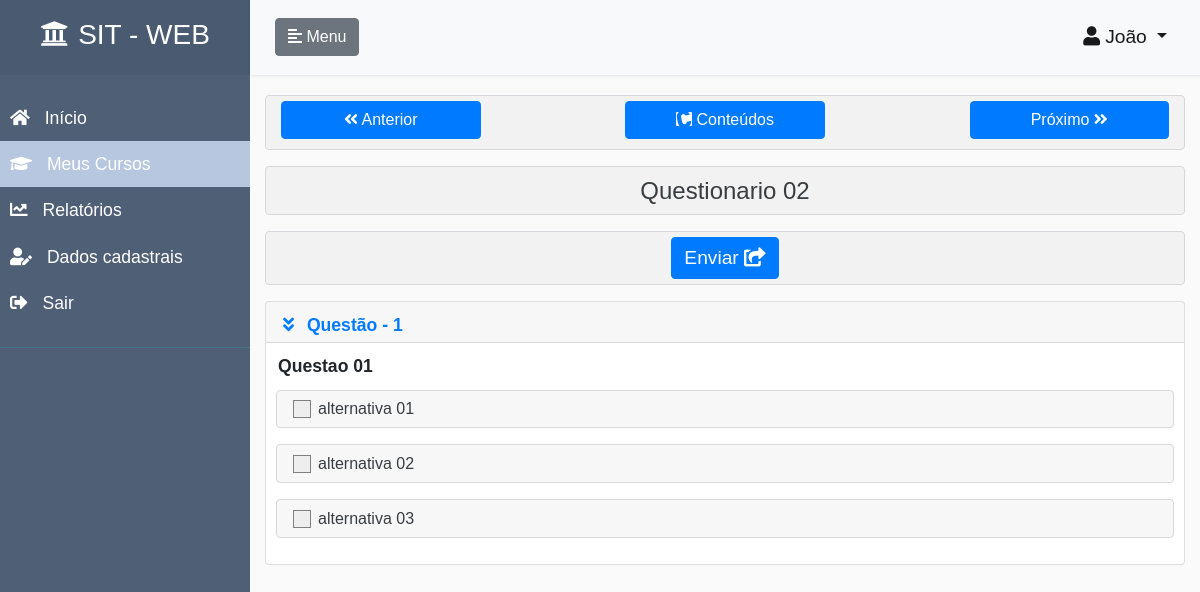
Page /visualizacao-questionario/26 (signed in) on the committed database.
### accounts/models.py (models this page shows, shortened)
class CustomUser(AbstractUser):
    ALUNO = 1
    INSTRUTOR = 2
    PERFIS = (
        (ALUNO, 'Aluno'),
        (INSTRUTOR, 'Instrutor')
    )
    email = models.EmailField(unique=True)
    perfil = models.PositiveSmallIntegerField(
        choices=PERFIS,
        null=True,
        blank=True
    )
    REQUIRED_FIELDS = []
    USERNAME_FIELD = 'email'
    def tem_perfil_aluno(self):
        if self.perfil == self.ALUNO:
            return True
        return False
    def tem_perfil_instrutor(self):
        if self.perfil == self.INSTRUTOR:
            return True
        return False
    def tem_perfil_administrador(self):
        return self.is_staff

### core/models.py (models this page shows, shortened)
class Questionario(models.Model):
    objects = QuestionarioManager()
    titulo = models.CharField(max_length=70)
    unidade = models.ForeignKey(Unidade, on_delete=models.CASCADE)
    ordem = OrderField(blank=True, for_fields=['unidade'])
    data_criacao = models.DateTimeField(auto_now_add=True, null=True, blank=True)
    data_atualizacao = models.DateTimeField(auto_now=True, null=True, blank=True)
    class Meta:
        verbose_name = "Questionário"
        verbose_name_plural = "Questionários"
        ordering = ['ordem']
        unique_together = (('ordem', 'unidade'),)
    class CustomMeta:
        ordering_field = 'titulo'
        search_fields = ['titulo', 'unidade__titulo']

class Questao(models.Model):
    objects = QuestaoManager()
    questionario = models.ForeignKey(Questionario, on_delete=models.CASCADE)
    enunciado = models.TextField(max_length=300)
    ordem = OrderField(blank=True, for_fields=['questionario'])
    data_criacao = models.DateTimeField(auto_now_add=True, null=True, blank=True)
    data_atualizacao = models.DateTimeField(auto_now=True, null=True, blank=True)
    class Meta:
        verbose_name = "Questão"
        verbose_name_plural = "Questões"
        ordering = ['ordem']
        unique_together = (('questionario', 'ordem'),)
    class CustomMeta:
        ordering_field = 'ordem'
        search_fields = ['questionario_titulo', 'enunciado']

class Alternativa(models.Model):
    objects = AlternativaManager()
    questao = models.ForeignKey(Questao, on_delete=models.CASCADE)
    descricao = models.TextField(max_length=350)
    ordem = OrderField(blank=True, for_fields=['questao'])
    correta = models.BooleanField()
    data_criacao = models.DateTimeField(auto_now_add=True, null=True, blank=True)
    data_atualizacao = models.DateTimeField(auto_now=True, null=True, blank=True)
    class Meta:
        verbose_name = "Alternativa"
        verbose_name_plural = "Alternativas"
        ordering = ['ordem']
        unique_together = (('questao', 'ordem'),)
    class CustomMeta:
        ordering_field = 'ordem'
        search_fields = ['descricao', 'questao__enunciado']

### core/views.py (the view, shortened to what this page needs)
# urls.py: path('visualizacao-questionario/<int:id>',  visualizacaoQuestionarioView,                   name='visualizacao-questionario'),
@login_required
def visualizacaoQuestionarioView(request, id):
    perfil_aluno = False
    perfil_instrutor = False
    perfil_administrador = False
    if request.user.tem_perfil_aluno():
        perfil_aluno = True
    if request.user.tem_perfil_administrador():
        perfil_administrador = True
    if request.user.tem_perfil_instrutor():
        perfil_instrutor = True
    questionario = get_object_or_404(Questionario, pk=id)
    if perfil_aluno:
        usuario_inscrito = Inscricao.objects.usuario_inscrito_curso(request.user, questionario.unidade.curso)
        if usuario_inscrito == False:
            return trata_usuario_sem_permissao(request)
        atualizaAndamentoCurso(
            questionario.unidade.curso,
            request.user
        )
        atualizaUltimoConteudoAcessado(
            request.user,
            questionario.unidade.curso,
            f"visualizacao-questionario/{questionario.id}"
        )
    questoes = Questao.objects.filter(questionario=questionario).order_by('ordem')
    alternativas = Alternativa.objects.filter(questao__in=questoes).order_by('ordem')
    questionario_sem_questoes = False
    if questoes.count() == 0:
        questionario_sem_questoes = True
    perfil_aluno = False
    alternativas_dict = {}
    usuario_questionario = None
    if request.user.tem_perfil_aluno():
        perfil_aluno = True
        for alternativa in alternativas:
            usuario_respostas = UsuarioResposta.objects.filter(
                alternativa=alternativa,
                usuario=request.user
            )
            if(usuario_respostas.count() > 0):
                alternativas_dict[alternativa.id] = True
            else:
                alternativas_dict[alternativa.id] = False
        try:
            usuario_questionario = UsuarioQuestionario.objects.get(
                questionario=questionario,
                usuario=request.user,
            )
        except:
            usuario_questionario = None
    conteudo_anterior_url, proximo_conteudo_url = obtemLinksConteudosCurso(
        questionario.unidade.curso.id,
        'questionario',
        questionario.id
    )
    post_ajax = False
    if not request.is_ajax():
        template_name = 'core/questionario-visualizacao.html'
        post_ajax = True
    else:
        template_name = 'core/questionario-conteudo.html'
    return render(
        request,
        template_name,
        {
            'questionario': questionario,
            'questoes': questoes,
            'alternativas': alternativas,
            'alternativas_dict': alternativas_dict,
            'usuario_questionario': usuario_questionario,
            'conteudo_anterior_url': conteudo_anterior_url,
            'proximo_conteudo_url': proximo_conteudo_url,
            'questionario_sem_questoes': questionario_sem_questoes,
            'post_ajax': post_ajax,
            'perfil_aluno': perfil_aluno,
            'perfil_administrador': perfil_administrador,
            'perfil_instrutor': perfil_instrutor,
            'menu_inicio': False,
            'menu_meus_cursos': True,
            'menu_cadastros': False,
            'menu_relatorios': False,
            'menu_usuarios': False,
            'menu_dados_cadastrais': False,
        },
    )

### core/templates/core/questionario-visualizacao.html (shortened to what this page needs)
{% extends 'pagina-inicial.html' %}
{% load crispy_forms_tags %}
{% load static %}
{% block head %}
    <link rel="stylesheet" href="{% static 'css/styles.css' %}">
{% endblock %}
{% block content_page %}
    <div class="list-div">
        {% include  'core/questionario-conteudo.html' %}
    </div>
{% endblock %}

### templates/pagina-inicial.html (shortened to what this page needs)
{% extends  'base.html' %}
{% load static %}
{% load crispy_forms_tags %}
{% block body %}
<body>
    <div class="wrapper">
        <nav id="sidebar">
            <div class="sidebar-header">
                <h3><a href="/" style="color: white;"><i class="fas fa-university class-icone" style="margin-right: 10px;  margin-top: 5px;"></i>SIT - WEB</a></h3>
            </div>
            <ul class="list-unstyled components">
                {% if menu_inicio == True %}
                <li class="active">
                    <a class="class-link" href="/area-usuario" title="Acessa área do usuário">
                        <i class="fas fa-home class-icon"></i>
                        Início
                    </a>
                </li>
                {% else%}
                <li>
                    <a class="class-link" href="/area-usuario" title="Acessa área do usuário">
                        <i class="fas fa-home class-icon"></i>
                        Início
                    </a>
                </li>
                {% endif %}
                {% if perfil_aluno == True or perfil_instrutor == True %}
                    {% if menu_meus_cursos == True %}
                    <li class="active">
                        <a class="class-link" href="/meus-cursos/"  title="Acessa cursos do usuário">
                            <i class="fas fa-graduation-cap class-icon"></i>
                            Meus Cursos
                        </a>
                    </li>
                    {% endif %}
                {% endif %}
                {% if menu_relatorios == True %}
                <li class="active">
                    <a class="class-link" href="/relatorio-acompanhamento/"  title="Acessa relatórios de acompanhamento">
                        <i class="fas fa-chart-line class-icon"></i>
                        Relatórios
                    </a>
                </li>
                {% else%}
                <li>
                    <a class="class-link" href="/relatorio-acompanhamento/" title="Acessa relatórios de acompanhamento">
                        <i class="fas fa-chart-line class-icon"></i>
                        Relatórios
                    </a>
                </li>
                {% endif %}
                {% if menu_dados_cadastrais == True %}
                    <li class="active">
                {% else%}
                    <li>
                {% endif %}
                    <a class="class-link" href="/accounts/edit/{{ user.id }}" title="Informações de dados cadastrais do usuário">
                        <i class="fas fa-user-edit class-icon"></i>
                        Dados cadastrais
                    </a>
                </li>
                <li>
                    <a class="class-link" href="/accounts/logout" title="Realiza logout do usuário">
                        <i class="fas fa-sign-out-alt class-icon"></i>
                        Sair
                    </a>
                </li>
            </ul>
        </nav>
        <div id="content" class="container-fluid" style="padding-top: 0; padding-left: 0; padding-right: 0;">
            <nav class="navbar navbar-expand-lg navbar-light bg-light">
                <div class="container-fluid">
                    <button type="button" id="sidebarCollapse" class="btn btn-secondary">
                        <i class="fas fa-align-left"></i>
                        <span class="class-span">Menu</span>
                    </button>
                    <div class="collapse navbar-collapse" id="navbarSupportedContent">
                        <ul class="navbar-nav ml-auto">
                              <li class="nav-item active dropdown">
                                <a class="nav-link dropdown-toggle" href="#" id="navbarDropdownMenuLink" data-toggle="dropdown" aria-haspopup="true" aria-expanded="false" style="font-size: 1.2rem;">
                                  <i class="fas fa-user class-icon icone-usuario"></i>{{ user.first_name }}
                                </a>
                              </li>
                        </ul>
                    </div>
                </div>
            </nav>
            <div class="container-fluid">
                {% block content_page %}{% endblock %}
            </div>
        </div>
    </div>
</body>
{% endblock %}

### core/templates/core/questionario-conteudo.html (shortened to what this page needs)
<div class="conteudo-curso-container">
    <div class="alert alert-secondary" role="alert" style="background-color: rgba(0,0,0,.03); padding: 0px;">
        <div class="container" style="padding: 0; margin-top: 5px; margin-bottom: 5px;">
            <div class="row">
                <div class="col-sm-12">
                    <div class="btn-toolbar justify-content-between" role="toolbar" aria-label="Toolbar with button groups">
                        <div class="col-sm-3 text-center" id="botao-anterior-container" style="margin-bottom: 5px;">
                          <span class="btn btn-primary botao-navegacao"  id="botao-anterior" role="button" onclick="atualizaConteudo('{{ conteudo_anterior_url }}')" title="Retorna para conteúdo anterior">
                              <i class="fas fa-angle-double-left" ></i>
                               Anterior
                          </span>
                        </div>
                        <div class="col-sm-3 text-center" id="botao-conteudo-curso" style="margin-bottom: 5px;">
                          <a href="/conteudo-curso/{{questionario.unidade.curso.id}}#conteudo-curso" class="btn btn-primary botao-navegacao" id="botao-conteudo" role="button" title="Retorna para página de conteúdos do curso">
                              <i class="fab fa-contao "></i>
                              Conteúdos
                          </a>
                        </div>
                        <div class="col-sm-3 text-center" id="botao-proximo-container" style="margin-bottom: 5px;">
                          <span class="btn btn-primary botao-navegacao" id="botao-proximo" role="button" onclick="atualizaConteudo('{{ proximo_conteudo_url }}')" title="Avança para próximo conteúdo">
                              Próximo
                              <i class="fas fa-angle-double-right"></i>
                          </span>
                        </div>
                    </div>
                </div>
            </div>
        </div>
    </div>
    <div class="alert alert-secondary" role="alert" style="background-color: rgba(0,0,0,.03); padding: 0px;">
        <h4 class="text-center" id="titulo-video" style="margin-top: 10px;">{{ questionario.titulo }}</h4>
    </div>
    {% if perfil_aluno == True and questionario_sem_questoes == False%}
    <div class="alert alert-secondary" role="alert" style="background-color: rgba(0,0,0,.03); padding: 0px; margin-top: 10px;">
        <div class="text-center">
            <div class="col text-center" style="margin-top: 5px; margin-bottom: 5px; padding: 0;">
              <span class="btn btn-primary" id="enviar" role="button" style="font-size: 1.2rem;"  onclick="enviaForm()" title="Envia o questionário para avaliação">
                  Enviar
                  <i class="fas fa-share-square"></i>
              </span>
            </div>
        </div>
    </div>
    {% endif %}
    <form action="/teste" method="POST" id="form-questionario">
        {% for questao in questoes %}
            <div class="panel-group" id="accordion-questao-{{ questao.id }}">
                <div class="card card-questao" style="margin-top: 10px;">
                    <div class="card-header" id="heading-questao-{{ questao.id }}" style="padding: .2rem 1rem; text-align-last: justify;">
                      <h5 class="mb-0">
                        <button class="btn btn-link link-unidade"  style="margin-top: 5px; font-size: 1.1rem;" onclick="expandeArea(this)"  data-toggle="collapse" data-target="#collapse-questao-{{ questao.id }}" aria-expanded="true" aria-controls="collapse-questao-{{ questao.id }}" title="Clique aqui para exibir ou omitir detalhes da questão">
                          <i class="fas fa-angle-double-down"></i>
                          Questão - {{ questao.ordem }}
                        </button>
                      </h5>
                    </div>
                    <div id="collapse-questao-{{ questao.id }}" class="collapse show" style="padding: 10px;" aria-labelledby="heading-questao-{{ questao.id }}" data-parent="#accordion-questao-{{ questao.id }}">
                        <span class="text-center"><b style="margin-left: 2px; font-size: 1.1rem;">{{ questao.enunciado }}</b></span>
                        {% for alternativa in alternativas %}
                            {% if alternativa.questao.id == questao.id %}
                                <div class="alert alternativa-padrao" role="alert">
                                    <label class="container-check label-input-class" title="Cliquei aqui para selecionar a resposta da questão">
                                        <span style="float: left; margin-top: 3px;"class="checkmark"></span>
                                    </label>
                                    <div style="margin-left: 25px;">
                                        {{ alternativa.descricao }}
                                    </div>
                                </div>
                            {% endif %}
                        {% endfor %}
                    </div>
                </div>
            </div>
        {% endfor %}
    </form>
</div>

### rows in the picture
CustomUser: first_name "João"
Questionario: titulo "Questionario 02"
Questao: ordem "1", enunciado "Questao 01"
Alternativa: descricao "alternativa 01"
Alternativa: descricao "alternativa 02"
Alternativa: descricao "alternativa 03"
